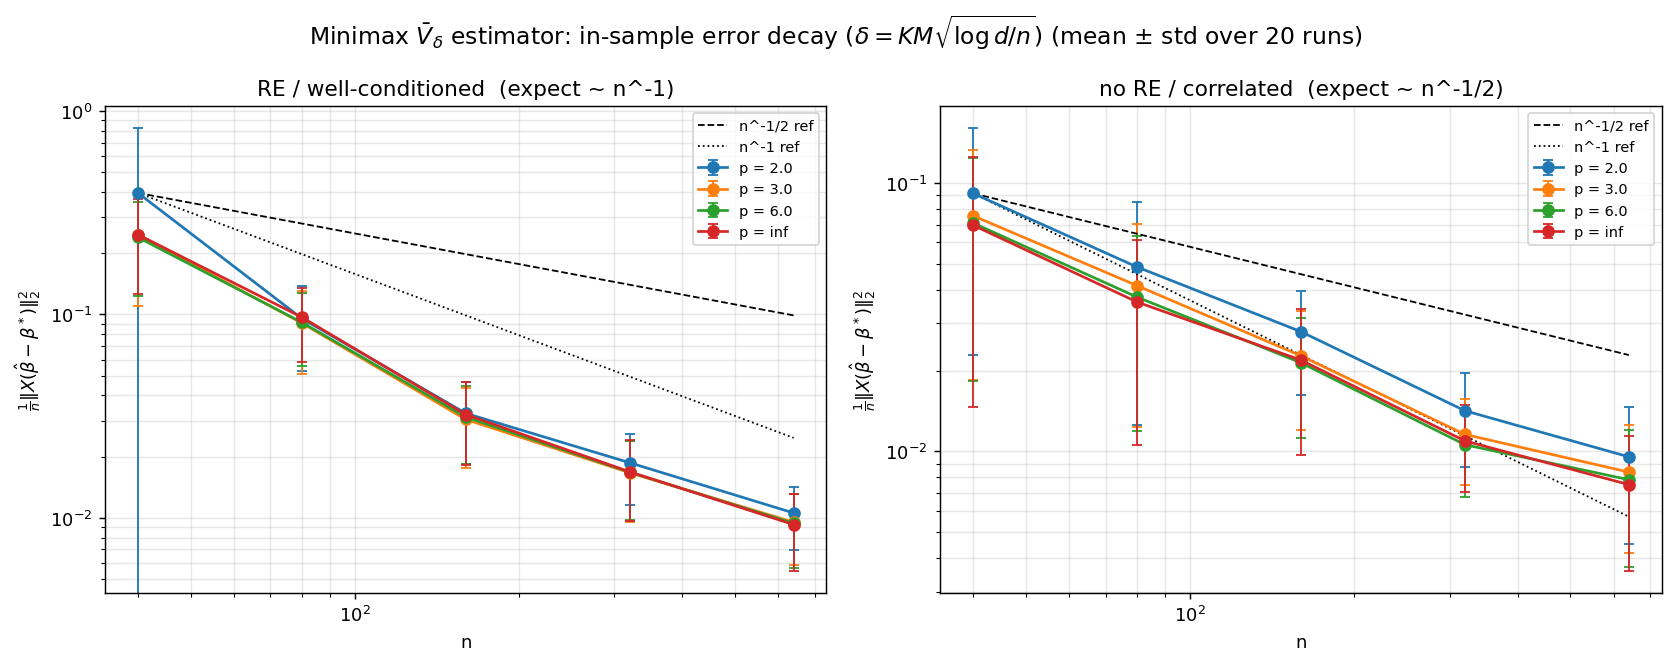

Recreate this plot in Python.
"""
In-sample prediction error decay for the minimax estimator

    beta_hat = argmin_beta  Vbar_delta(beta),

    n * Vbar_delta(beta) = sup_{alpha>=0} [ n^{1/p} delta ||beta||_1 ||alpha||_q
                                            + sum_i ( alpha_i |x_i^T beta - y_i| - alpha_i^2/4 ) ]

with 1/p + 1/q = 1 and  ||.|| = ||.||_inf  (so ||.||_* = ||.||_1).

err(n) = (1/n)||X(beta_hat - beta_star)||_2^2 tracked vs n, for several p>=2,
in two regimes:
  noRE : correlated design.  Expect err = O(n^{-1/2}).
  RE   : well-conditioned design + sparse beta*.  Expect err = O(n^{-1}).

Two delta choices are run, each producing its own figure:
  'simple' : delta = K M sqrt(log d / n)                          -> decay.png
  'Cn'     : delta = C(n)/sqrt(n),                                -> decay_Cn.png
             C(n) = M sqrt(log(d/gamma)) / (sqrt(1/pi) + sqrt(log(1/gamma)/n)),
             M = max|X_ij|, giving the O(n^{-1/2}) bound w.p. 1 - 4 gamma (gamma=0.01).

Solver: Vbar is convex in beta. By Danskin, grad = (1/n) sum_i alpha*_i sign(r_i) x_i
        + (1/n) n^{1/p} delta ||alpha*||_q * subgrad(||beta||_1), where alpha* is the
        inner maximizer. We minimize with L-BFGS-B using this (sub)gradient.
Single python file.
"""

import numpy as np
from scipy.optimize import minimize
import matplotlib
matplotlib.use("Agg")
import matplotlib.pyplot as plt


def compute_delta(mode, M, d, n, K=1.0, gamma=0.01):
    """Two regularization choices.
       'simple' : delta = K * M * sqrt(log d / n)
       'Cn'     : delta = C(n)/sqrt(n),
                  C(n) = M sqrt(log(d/gamma)) / ( sqrt(1/pi) + sqrt(log(1/gamma)/n) )
                  -> high-probability (1 - 4 gamma) bound."""
    if mode == "simple":
        return K * M * np.sqrt(np.log(max(d, 2)) / n)
    # mode == "Cn"
    Cn = M * np.sqrt(np.log(d / gamma)) / (np.sqrt(1.0 / np.pi)
                                           + np.sqrt(np.log(1.0 / gamma) / n))
    return Cn / np.sqrt(n)


def one_rep(args):
    """Single (regime, p, n, rep, delta_mode) trial -> in-sample error. Top-level for pickling."""
    reg, p, n, rep, sigma, K, delta_mode, gamma = args
    X, y, beta_star, M, d = make_data(n, reg, sigma, 1000 * rep + n)
    delta = compute_delta(delta_mode, M, d, n, K=K, gamma=gamma)
    beta_hat = fit(X, y, delta, p, np.zeros(d))
    diff = X @ (beta_hat - beta_star)
    return float(np.mean(diff ** 2))


def inner_argmax(r, c, delta, n, p):
    """Return (value n*Vbar, alpha*, ||alpha*||_q)."""
    A = (n ** (1.0 / p)) * delta * c if np.isfinite(p) else delta * c
    if not np.isfinite(p):                        # p=inf, q=1
        alpha = 2.0 * np.maximum(r + A, 0.0)
        val = np.sum(np.maximum(r + A, 0.0) ** 2)
        return val, alpha, np.sum(np.abs(alpha))
    q = 2.0 if abs(p - 2.0) < 1e-12 else p / (p - 1.0)

    def neg_and_grad(a):
        nrm = np.linalg.norm(a, q)
        val = A * nrm + np.sum(a * r) - 0.25 * np.sum(a ** 2)
        if nrm > 1e-15:
            g_nrm = A * (np.abs(a) ** (q - 1)) * np.sign(a) / (nrm ** (q - 1))
        else:
            g_nrm = np.zeros_like(a)
        grad = g_nrm + r - 0.5 * a
        return -val, -grad

    a0 = np.maximum(2.0 * r, 1e-3)
    res = minimize(neg_and_grad, a0, jac=True, bounds=[(0.0, None)] * len(r),
                   method="L-BFGS-B", options={"maxiter": 500, "ftol": 1e-12})
    a = res.x
    return -res.fun, a, np.linalg.norm(a, q)


def Vbar_and_grad(beta, X, y, delta, p):
    n = len(y)
    res = X @ beta - y
    r = np.abs(res)
    c = np.sum(np.abs(beta))
    val, alpha, alpha_q = inner_argmax(r, c, delta, n, p)
    # Danskin: differentiate K at fixed alpha*
    A_coef = (n ** (1.0 / p)) * delta if np.isfinite(p) else delta
    grad_res = alpha * np.sign(res)               # d/dbeta of sum alpha_i|res_i|
    grad = X.T @ grad_res + A_coef * alpha_q * np.sign(beta)
    return val / n, grad / n


def fit(X, y, delta, p, beta_init):
    res = minimize(lambda b: Vbar_and_grad(b, X, y, delta, p), beta_init,
                   jac=True, method="L-BFGS-B",
                   options={"maxiter": 2000, "ftol": 1e-11, "gtol": 1e-8})
    return res.x


def make_data(n, regime, sigma, seed):
    rng = np.random.default_rng(seed)
    if regime == "RE":
        d = 8
        X = rng.uniform(-1.0, 1.0, size=(n, d))
        beta_star = np.zeros(d)
        beta_star[:3] = np.array([2.0, -1.5, 1.0])
    else:
        d = min(max(8, n // 2), 60)   # grows with n but capped so large-n stays tractable
        factor = rng.uniform(-1.0, 1.0, size=(n, 1))
        X = np.clip(0.9 * factor + 0.1 * rng.uniform(-1.0, 1.0, size=(n, d)),
                    -1.0, 1.0)
        beta_star = rng.standard_normal(d) / np.sqrt(d)
    M = np.max(np.abs(X))
    y = X @ beta_star + sigma * rng.standard_normal(n)
    return X, y, beta_star, M, d


def run_one_mode(delta_mode, ns, ps, regimes, sigma, K, gamma, n_reps, out_png, mode_label):
    mean_res = {(reg, p): [] for reg in regimes for p in ps}
    std_res = {(reg, p): [] for reg in regimes for p in ps}

    for reg in regimes:
        for p in ps:
            for n in ns:
                errs = np.array([one_rep((reg, p, n, rep, sigma, K, delta_mode, gamma))
                                 for rep in range(n_reps)])
                mean_res[(reg, p)].append(errs.mean())
                std_res[(reg, p)].append(errs.std(ddof=1))
                print(f"[{delta_mode}] regime={reg:5s} p={str(p):>4s} n={n:4d} "
                      f"mean={errs.mean():.5f} std={errs.std(ddof=1):.5f}", flush=True)

    fig, axes = plt.subplots(1, 2, figsize=(13, 5.2))
    titles = {"RE": "RE / well-conditioned  (expect ~ n^-1)",
              "noRE": "no RE / correlated  (expect ~ n^-1/2)"}
    ns_arr = np.array(ns, dtype=float)
    for ax, reg in zip(axes, regimes):
        for p in ps:
            m = np.array(mean_res[(reg, p)])
            s = np.array(std_res[(reg, p)])
            ax.errorbar(ns_arr, m, yerr=s, fmt="o-", capsize=3,
                        elinewidth=1, label=f"p = {p}")
        anchor = mean_res[(reg, 2.0)][0]
        ax.loglog(ns_arr, anchor * (ns_arr[0] / ns_arr) ** 0.5, "k--", lw=1, label="n^-1/2 ref")
        ax.loglog(ns_arr, anchor * (ns_arr[0] / ns_arr) ** 1.0, "k:", lw=1, label="n^-1 ref")
        ax.set_xscale("log"); ax.set_yscale("log")
        ax.set_title(titles[reg]); ax.set_xlabel("n")
        ax.set_ylabel(r"$\frac{1}{n}\|X(\hat\beta-\beta^*)\|_2^2$")
        ax.grid(True, which="both", alpha=0.3); ax.legend(fontsize=8)
    fig.suptitle(r"Minimax $\bar V_\delta$ estimator: in-sample error decay "
                 + mode_label + r" (mean $\pm$ std over %d runs)" % n_reps, fontsize=13)
    fig.tight_layout()
    fig.savefig(out_png, dpi=130, bbox_inches="tight")
    print("saved", out_png)

    print(f"\nFitted log-log slopes [{delta_mode}] (mean err ~ n^slope):")
    for reg in regimes:
        for p in ps:
            slope = np.polyfit(np.log(ns_arr), np.log(mean_res[(reg, p)]), 1)[0]
            print(f"  regime={reg:5s} p={str(p):>4s}: slope = {slope:+.3f}")


def run():
    ns = [40, 80, 160, 320, 640]
    ps = [2.0, 3.0, 6.0, np.inf]
    regimes = ["RE", "noRE"]
    sigma = 0.5
    K = 1.0
    gamma = 0.01           # high-probability level for the C(n) delta (bound holds w.p. 1 - 4 gamma)
    n_reps = 20

    # Original choice: delta = K M sqrt(log d / n)
    run_one_mode("simple", ns, ps, regimes, sigma, K, gamma, n_reps,
                 "/home/claude/decay.png",
                 r"($\delta = K M \sqrt{\log d / n}$)")

    # New choice: delta = C(n)/sqrt(n),  C(n) = M sqrt(log(d/gamma)) / (sqrt(1/pi) + sqrt(log(1/gamma)/n))
    run_one_mode("Cn", ns, ps, regimes, sigma, K, gamma, n_reps,
                 "/home/claude/decay_Cn.png",
                 r"($\delta = C(n)/\sqrt{n}$, $\gamma=%.2f$)" % gamma)


if __name__ == "__main__":
    run()
